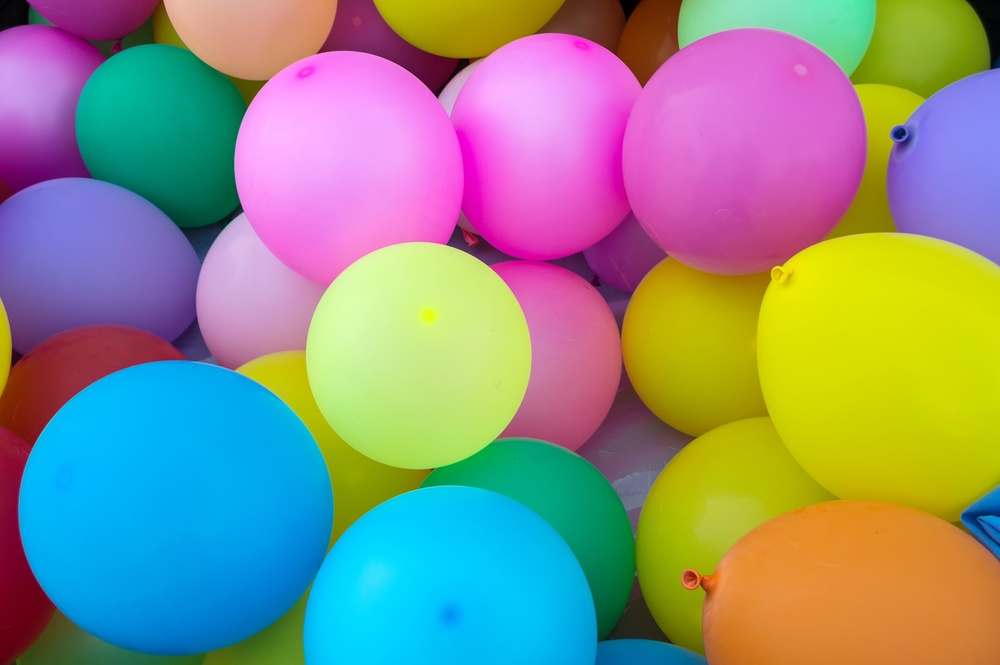
#> input picture move_files/Yadav_Harsh_ASN3_py/balloons.jpg, 1000 x 665 px, shrunk from 4134 x 2749 before the run
$ python colorQuantizemain.py
#> lines starting #> are read from the running program, lines starting #| are printed output that depends on the picture
### move_files/Yadav_Harsh_ASN3_py/quantizeRGB.py
import numpy as np
from sklearn.cluster import KMeans


def quantizeRGB(origImg, k):
    '''
        Quantizes an RGB image into k clusters using k-means clustering.
    '''
    image = np.asarray(origImg)

    if image.ndim != 3 or image.shape[2] != 3:
        print("Input image must be RGB with 3 channels")

    is_integer = np.issubdtype(image.dtype, np.integer)

    if is_integer or image.max() > 1.0:
        image_float = image.astype(np.float64) / 255.0
    else:
        image_float = image.astype(np.float64)

    # shapes of the image
    h, w, c = image_float.shape

    image_pixels = image_float.reshape(-1, 3)

    # K-means clustering
    k_means = KMeans(n_clusters=k, n_init=5)
    k_means_labels = k_means.fit(image_pixels).predict(image_pixels)

    # Get the cluster centers and labels
    cluster_centers = np.clip(k_means.cluster_centers_, 0, 1)

    # map each pixel to the nearest cluster center
    mapped_image = cluster_centers[k_means_labels].reshape(h, w, c)
    quantized_image = (mapped_image * 255.0).astype(np.uint8)
    rounded_image = np.round(quantized_image / 255.0 * 255).astype(np.uint8)

    return rounded_image, cluster_centers

### move_files/Yadav_Harsh_ASN3_py/quantizeHSV.py
import numpy as np
from matplotlib.colors import rgb_to_hsv, hsv_to_rgb
from sklearn.cluster import KMeans


def quantizeHSV(origImg, k):
    '''
        Converts an RGB image to HSV and quantizes only the Hue channel.
        HSV stands for Hue, Saturation, and Value
    '''

    image = np.asarray(origImg)

    TWO_PI = 2.0 * np.pi

    if image.ndim != 3 or image.shape[2] != 3:
        print("Input image must be RGB with 3 channels")

    is_integer = np.issubdtype(image.dtype, np.integer)

    if is_integer or image.max() > 1.0:
        image_float = image.astype(np.float64) / 255.0
    else:
        image_float = image.astype(np.float64)

    # convert RGB to HSV
    hsv_channel = rgb_to_hsv(image_float)
    h, w = hsv_channel.shape[0:2]
    hue_channel = hsv_channel[:, :, 0].reshape(-1, 1)
    saturation_channel = hsv_channel[:, :, 1].reshape(-1, 1)
    value_channel = hsv_channel[:, :, 2].reshape(-1, 1)

    # Convert hue to radians and multiply by 2pi for cartesian coordinates for clustering
    hue_theta = TWO_PI * hue_channel.ravel()
    feats = np.column_stack([np.cos(hue_theta), np.sin(hue_theta)])

    # K-means clustering on the Hue channel
    k_means = KMeans(n_clusters=k, n_init=5)
    k_means_labels = k_means.fit(feats).predict(feats)

    # Get the cluster centers and labels
    cluster_x = k_means.cluster_centers_[:, 0]
    cluster_y = k_means.cluster_centers_[:, 1]
    cluster_hue = (np.arctan2(cluster_y, cluster_x) / TWO_PI) % 1.0

    # map each pixel to the nearest cluster center
    hue_channel_quantized = cluster_hue[k_means_labels].reshape(h, w)
    saturation_channel_reshaped = saturation_channel.reshape(h, w)
    value_channel_reshaped = value_channel.reshape(h, w)
    updated_hsv = np.stack([hue_channel_quantized, saturation_channel_reshaped, value_channel_reshaped], axis=2)
    new_rgb = hsv_to_rgb(updated_hsv)
    quantized_image = np.clip(np.round(new_rgb * 255.0), 0, 255).astype(np.uint8)

    return quantized_image, cluster_hue

### move_files/Yadav_Harsh_ASN3_py/computeQuantizationError.py
import numpy as np

def computeQuantizationError(origImg, quantizedImg):
    ''''
    Compute the Sum of Squared Differences (SSD) between the original and quantized images.

    SSD formula = sum((original_pixel - quantized_pixel) ** 2) for all pixels in the image
    '''
    original_image = np.asarray(origImg)
    quantized_image = np.asarray(quantizedImg)
    image_match = original_image.shape == quantized_image.shape
    if not image_match:
        print("Original and quantized images must have the same dimensions.")
        return None

    sum_squared_dff = np.sum((original_image.astype(np.float64) - quantized_image.astype(np.float64)) ** 2)
    return float(sum_squared_dff)

### move_files/Yadav_Harsh_ASN3_py/getHueHists.py
import numpy as np
from sklearn.cluster import KMeans
from matplotlib.colors import rgb_to_hsv

def getHueHists(im, k):
    '''
    Computes two hue histograms:
        - One with equally spaced bins
        - One using cluster-based bins
    '''
    image = np.asarray(im)

    TWO_PI = 2.0 * np.pi

    if image.ndim != 3 or image.shape[2] != 3:
        print("Input image must be RGB with 3 channels")
        return None, None, None, None

    is_integer = np.issubdtype(image.dtype, np.integer)
    if is_integer or image.max() > 1.0:
        image_rgb = image.astype(np.float64) / 255.0
    else:
        image_rgb = image.astype(np.float64)

    hue_channel = rgb_to_hsv(image_rgb)[:, :, 0].ravel()

    hist, bins = np.histogram(hue_channel, bins=k, range=(0.0, 1.0))

    hue_theta = TWO_PI * hue_channel
    feats = np.column_stack([np.cos(hue_theta), np.sin(hue_theta)])

    # K-means clustering on the Hue channel
    k_means = KMeans(n_clusters=k, n_init=5)
    k_means_labels = k_means.fit(feats).predict(feats)
    histogram_cluster = np.bincount(k_means_labels, minlength=k).astype(float)

    cluster_x = k_means.cluster_centers_[:, 0]
    cluster_y = k_means.cluster_centers_[:, 1]
    cluster_hue = (np.arctan2(cluster_y, cluster_x) / TWO_PI) % 1.0

    return hist, bins, histogram_cluster, cluster_hue


### move_files/Yadav_Harsh_ASN3_py/colorQuantizemain.py
import numpy as np
import os
from matplotlib.image import imread
import matplotlib
matplotlib.use('Agg')  # Use non-interactive backend to avoid display issues
matplotlib.rcParams['mathtext.fontset'] = 'cm'  # Use computer modern for math
matplotlib.rcParams['font.family'] = 'monospace'  # Use simple font
import matplotlib.pyplot as plt

from quantizeRGB import quantizeRGB
from quantizeHSV import quantizeHSV
from computeQuantizationError import computeQuantizationError
from getHueHists import getHueHists


if __name__ == "__main__":

    if not os.path.exists("balloons.jpg"):
        print("Input image 'balloons.jpg' not found in the current directory.")
        exit(1)

    input_image_path = os.path.join(".", "balloons.jpg")

    original_image = imread(input_image_path)
#> original_image is the input picture: shape (665, 1000, 3); mean R, G, B 139.8, 142.9, 132.5

    check_type = original_image.dtype == np.float32 or original_image.dtype == np.float64
#> check_type = False

    if check_type:
        original_image_uint8 = (np.clip(original_image, 0, 1) * 255).astype(np.uint8)
    else:
        original_image_uint8 = original_image.astype(np.uint8)

    # Downsample for faster processing while preserving color relationships
    # This is common in CV assignments - we want to demonstrate the concepts, not wait forever
    scale_factor = 0.5  # Reduce to 50% size for faster k-means
    h, w = original_image_uint8.shape[:2]
#> h = 665; w = 1000
    new_h, new_w = int(h * scale_factor), int(w * scale_factor)
#> new_h = 332; new_w = 500
    original_image_uint8 = original_image_uint8[::2, ::2]  # Simple downsampling

    print(f"Processing image of size {new_h}x{new_w} (downsampled from {h}x{w} for speed)")
#| Processing image of size 332x500 (downsampled from 665x1000 for speed)

    k_values = [2, 4, 8]

    results = []

    for k in k_values:
        print(f"Processing quantization for k={k}...")
        quantized_rgb, cluster_centers_rgb = quantizeRGB(original_image_uint8, k)
        quantized_hsv, cluster_hue_hsv = quantizeHSV(original_image_uint8, k)

        error_rgb = computeQuantizationError(original_image_uint8, quantized_rgb)
        error_hsv = computeQuantizationError(original_image_uint8, quantized_hsv)
        results.append((k, error_rgb, error_hsv))

        print(f"Quantization Error for RGB with k={k}: {error_rgb}")
        print(f"Quantization Error for HSV with k={k}: {error_hsv}")

        hist_equally_spaced, bins_equally_spaced, hist_cluster_based, cluster_hue = getHueHists(original_image_uint8, k)

        print(f"Equally spaced bins histogram for k={k}: {hist_equally_spaced}")
        print(f"Cluster-based bins histogram for k={k}: {hist_cluster_based}")

        # Create comprehensive comparison: Original + RGB quantized + HSV quantized
        plt.figure(figsize=(15, 5))

        plt.subplot(1, 3, 1)
        plt.imshow(original_image_uint8)
        plt.title("Original Image")
        plt.axis('off')

        plt.subplot(1, 3, 2)
        plt.imshow(quantized_rgb)
        plt.title(f"Quantized RGB (k={k})")
        plt.axis('off')

        plt.subplot(1, 3, 3)
        plt.imshow(quantized_hsv)
        plt.title(f"Quantized HSV (k={k})")
        plt.axis('off')

        plt.savefig(f'quantized_comparison_k{k}.png', dpi=100, bbox_inches='tight')
        plt.close()

        # Create histogram comparison plots
        plt.figure(figsize=(12, 4))

        # Equally spaced histogram
        plt.subplot(1, 2, 1)
        plt.bar(range(len(hist_equally_spaced)), hist_equally_spaced,
                width=0.8, color='skyblue', edgecolor='black')
        plt.title(f'Equally Spaced Hue Histogram (k={k})')
        plt.xlabel('Hue Bin')
        plt.ylabel('Pixel Count')
        plt.grid(True, alpha=0.3)

        # Cluster-based histogram
        plt.subplot(1, 2, 2)
        plt.bar(range(len(hist_cluster_based)), hist_cluster_based,
                width=0.8, color='lightcoral', edgecolor='black')
        plt.title(f'Cluster-Based Hue Histogram (k={k})')
        plt.xlabel('Hue Cluster')
        plt.ylabel('Pixel Count')
        plt.grid(True, alpha=0.3)

        plt.savefig(f'hue_histograms_k{k}.png', dpi=100, bbox_inches='tight')
        plt.close()
#> this loop made 3 passes
#> (cluster_hue_hsv, error_rgb, error_hsv, hist_equally_spaced, bins_equally_spaced, hist_cluster_based, cluster_hue) on passes 2 to 3: ([0.699, 0.155, 0.871, 0.518], 758164815, 209951005, [61423, 13147, 41615, 50315], [0, 0.25, 0.5, 0.75, 1], [61995, 12875, 48968, 42662], [0.155, 0.699, 0.871, 0.518]), ([0.847, 0.165, 0.546, 0.693, 0.072, 0.447, 0.937, 0.224], 355645454, 37444781, [17229, 44194, 1294, 11853, 30655, 10960, 33318, 16997], [0, 0.125, 0.25, 0.375, 0.5, 0.625, 0.75, 0.875, 1], [30625, 12365, 31080, 37546, 11586, 12218, 16734, 14346], [0.546, 0.937, 0.165, 0.847, 0.693, 0.447, 0.072, 0.224])
#> (cluster_centers_rgb, cluster_hue_hsv, error_rgb, error_hsv, hist_equally_spaced, bins_equally_spaced, hist_cluster_based, cluster_hue) on pass 1: ([[0.0938, 0.619, 0.793], [0.739, 0.535, 0.405]], [0.7, 0.145], 2e+09, 1.75e+09, [74570, 91930], [0, 0.5, 1], [67821, 98679], [0.143, 0.699])
#| Quantization Error for RGB with k=2: 1999034686.0
#| Quantization Error for HSV with k=2: 1753782405.0
#| Equally spaced bins histogram for k=2: [74570 91930]
#| Cluster-based bins histogram for k=2: [67821. 98679.]
#| Quantization Error for RGB with k=4: 758164815.0
#| Quantization Error for HSV with k=4: 209951005.0
#| Equally spaced bins histogram for k=4: [61423 13147 41615 50315]
#| Cluster-based bins histogram for k=4: [61995. 12875. 48968. 42662.]
#| Quantization Error for RGB with k=8: 355645454.0
#| Quantization Error for HSV with k=8: 37444781.0
#> (further printed lines are left out)
#> pass 1, in quantizeRGB, `mapped_image = cluster_centers[k_means_labels].reshape(h, w, c)`:
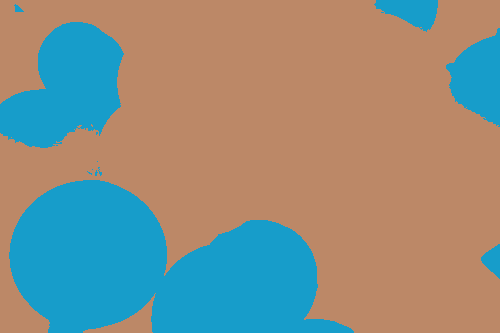
#> mapped_image: shape (333, 500, 3) float64; mean of channels 0, 1, 2 0.549, 0.56, 0.519; drawn as R, G, B
#> pass 1, `plt.savefig(f'quantized_comparison_k{k}.png', dpi=100, bbox_inches='ti..`:
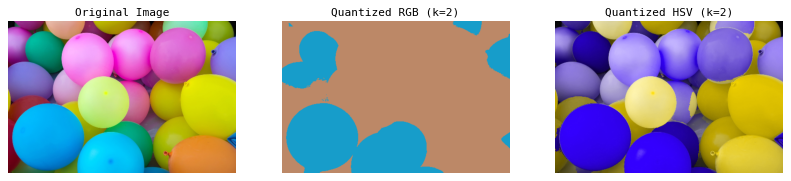
#> figure drawn by matplotlib, 3 panels
#> pass 1, `plt.savefig(f'hue_histograms_k{k}.png', dpi=100, bbox_inches='tight')`:
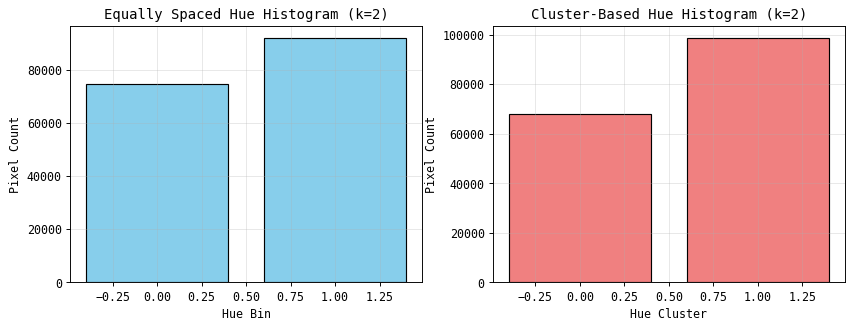
#> figure drawn by matplotlib, 2 panels
#> pass 2, `plt.savefig(f'quantized_comparison_k{k}.png', dpi=100, bbox_inches='ti..`:
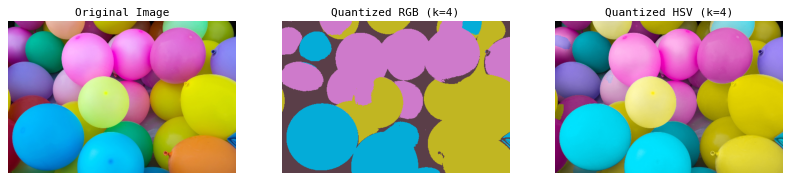
#> figure drawn by matplotlib, 3 panels
#> pass 2, `plt.savefig(f'hue_histograms_k{k}.png', dpi=100, bbox_inches='tight')`:
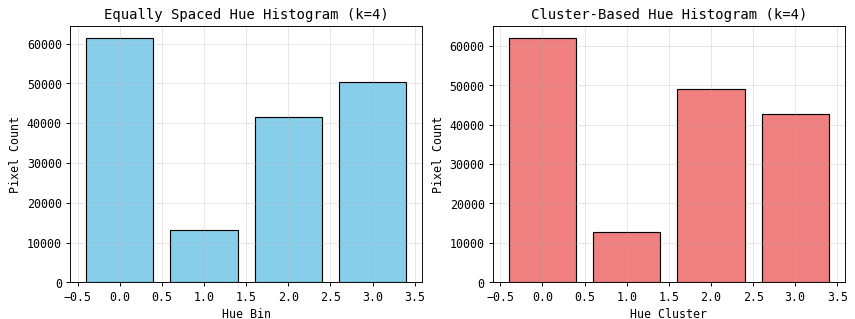
#> figure drawn by matplotlib, 2 panels; panel 1: tallest bar 61423 high, from x = -0.4 to 0.4; panel 2: tallest bar 61995 high, from x = -0.4 to 0.4
#> after the loop, results = [(2, 2e+09, 1.75e+09), (4, 758164815, 209951005), (8, 355645454, 37444781)]

    # Create final error comparison chart
    k_vals = [r[0] for r in results]
#> k_vals = [2, 4, 8]
    rgb_errors = [r[1] for r in results]
#> rgb_errors = [2e+09, 758164815, 355645454]
    hsv_errors = [r[2] for r in results]
#> hsv_errors = [1.75e+09, 209951005, 37444781]

    plt.figure(figsize=(8, 5))
    x = np.arange(len(k_vals))
#> x = [0, 1, 2]
    width = 0.35

    plt.bar(x - width/2, rgb_errors, width, label='RGB Quantization', color='skyblue', alpha=0.8)
    plt.bar(x + width/2, hsv_errors, width, label='HSV Quantization', color='lightcoral', alpha=0.8)

    plt.xlabel('Number of Clusters (k)')
    plt.ylabel('Quantization Error (SSD)')
    plt.title('Quantization Error Comparison: RGB vs HSV')
    plt.xticks(x, k_vals)
    plt.legend()
    plt.grid(True, alpha=0.3)
    # plt.yscale('log')  # Removed log scale to avoid font issues

    plt.savefig('quantization_error_comparison.png', dpi=100, bbox_inches='tight')
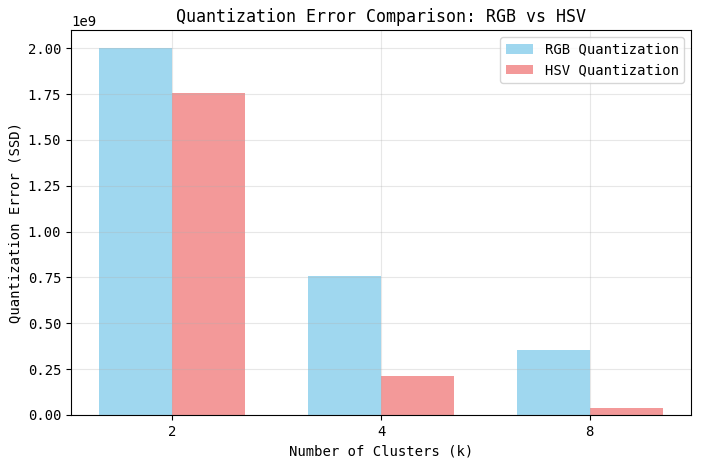
#> figure drawn by matplotlib, 1 panel; tallest bar 2e+09 high, from x = -0.35 to 0; tallest bar 1.75e+09 high, from x = 2.78e-17 to 0.35
    plt.close()

    print("\nQuantization complete! Generated files:")
    print("- quantized_comparison_k2.png, k4.png, k8.png (original + quantized images)")
    print("- hue_histograms_k2.png, k4.png, k8.png (histogram comparisons)")
    print("- quantization_error_comparison.png (error analysis chart)")
